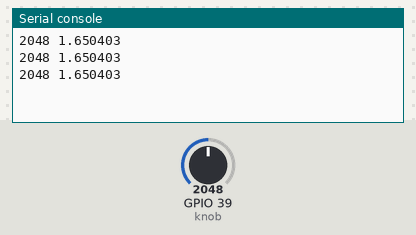
This program was run on a simulated ESP32 board running MicroPython. Shown: the last lines printed to the serial console. The inputs (shaded band) are chosen by the test bench; at power-on: GPIO 39 (knob) = 2048 (analog values on the 0–4095 scale).

Above: at 1.2 s.
1.3 s: GPIO 39 (knob) set to 2866
At 1.9 s:
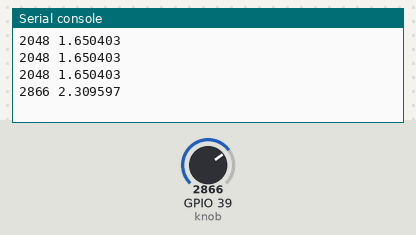
2.8 s: GPIO 39 (knob) set to 3603
At 3.4 s:
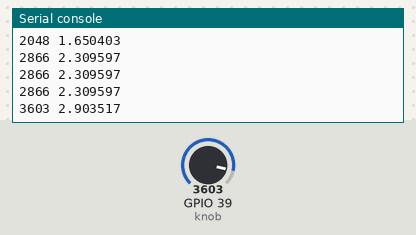
Timing chart, 0 to 5.8 s (numbered marks = the images above; inputs shaded):
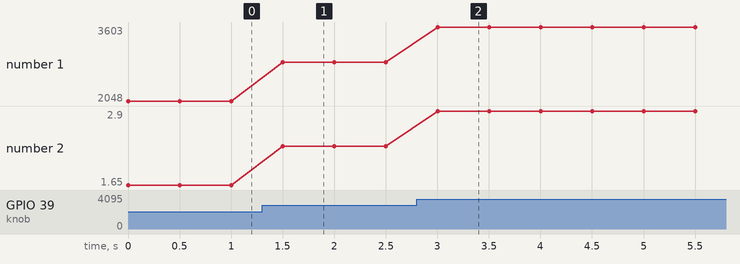

Measured:
- after the input at 1.3 s, the serial console: prints a new line after 0.20 s (image 1)
- after the input at 2.8 s, the serial console: prints a new line after 0.20 s (image 2)
- plotted number 1: 2048 → 2866 after the input at 1.3 s, 2866 → 3603 after the input at 2.8 s
- plotted number 2: 1.65 → 2.31 after the input at 1.3 s, 2.31 → 2.9 after the input at 2.8 s

The program:

step1_dial.py
```python
from machine import Pin, ADC
import time

knob = ADC(Pin(39))  # 가변저항 가운데 다리 → 39번
knob.atten(ADC.ATTN_11DB)
knob.width(ADC.WIDTH_12BIT)

while True:
    value = knob.read()  # 지금 다이얼 값 읽기
    voltage = value * 3.3 / 4095  # 숫자를 전압(V)으로 바꾸기
    print(value, voltage)
    time.sleep(0.5)
```
